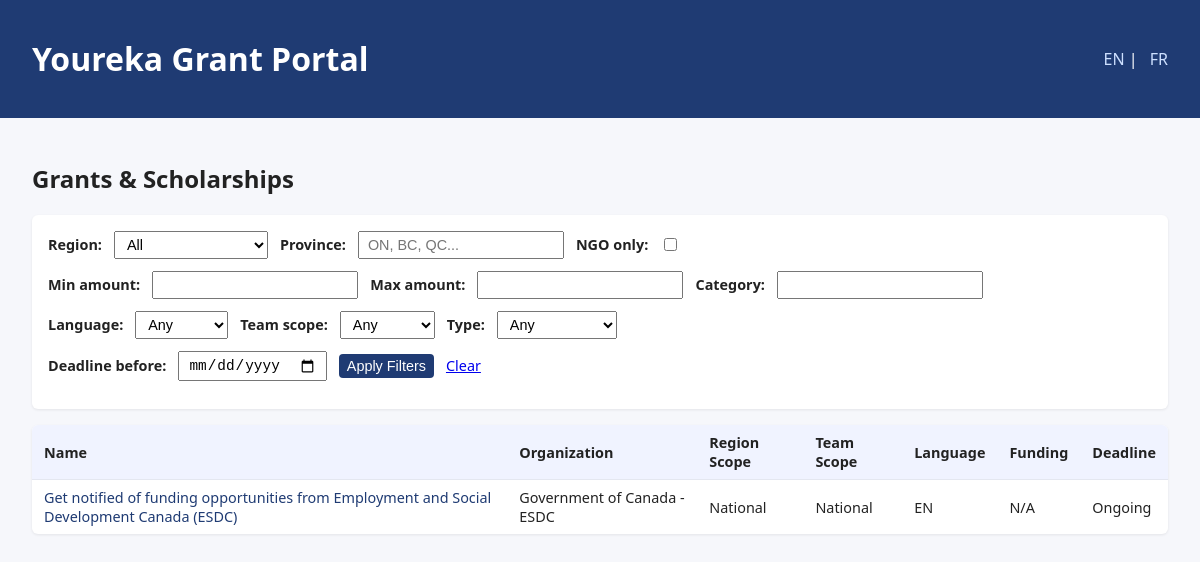
Before: / with the older database file.
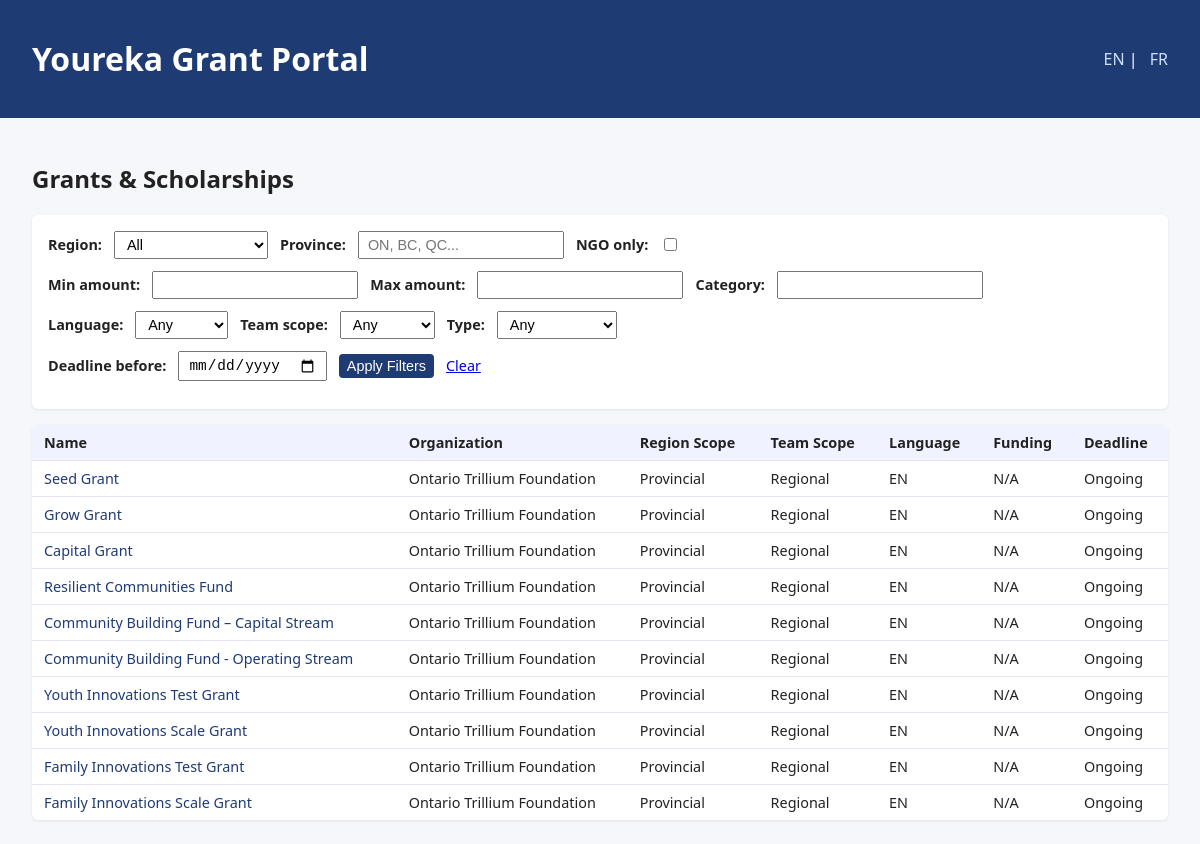
After: the same page with the newer database file.
### youreka/models.py (models this page shows, shortened)
class Grant(db.Model):
    __tablename__ = "grants"
    id = db.Column(db.Integer, primary_key=True)
    name_en = db.Column(db.String(255), nullable=False)
    name_fr = db.Column(db.String(255))
    description_en = db.Column(db.Text)
    description_fr = db.Column(db.Text)
    eligibility_en = db.Column(db.Text)
    eligibility_fr = db.Column(db.Text)
    organization_id = db.Column(db.Integer, db.ForeignKey("organizations.id"))
    organization = db.relationship("Organization", back_populates="grants")
    category = db.Column(db.String(100))  # e.g., "Education", "Youth"
    province = db.Column(db.String(50))
    region_scope = db.Column(db.String(50))  # e.g., "National", "Provincial"
    country = db.Column(db.String(50), default="Canada")
    team_scope = db.Column(db.String(50))    # "National", "Regional"
    individual_type = db.Column(db.String(20))  # "individual", "organization", "both"
    funding_min = db.Column(db.Float)
    funding_max = db.Column(db.Float)
    currency = db.Column(db.String(10), default="CAD")
    deadline_date = db.Column(db.Date, nullable=True)
    ongoing_flag = db.Column(db.Boolean, default=False)
    language = db.Column(db.String(20), default="EN")  # "EN", "FR", "Bilingual"
    is_ngo_only = db.Column(db.Boolean, default=False)
    source_url = db.Column(db.String(255))
    external_id = db.Column(db.String(255), unique=True)
    created_at = db.Column(db.DateTime, default=datetime.utcnow)
    updated_at = db.Column(
        db.DateTime, default=datetime.utcnow, onupdate=datetime.utcnow
    )
    statuses = db.relationship("GrantStatus", back_populates="grant")
    def days_until_deadline(self):
        if not self.deadline_date:
            return None
        return (self.deadline_date - date.today()).days

class Organization(db.Model):
    __tablename__ = "organizations"
    id = db.Column(db.Integer, primary_key=True)
    name = db.Column(db.String(200), nullable=False)
    type = db.Column(db.String(50))  # e.g., "Government", "Foundation"
    ngo_only = db.Column(db.Boolean, default=False)
    website_url = db.Column(db.String(255))
    country = db.Column(db.String(50), default="Canada")
    province = db.Column(db.String(50))
    grants = db.relationship("Grant", back_populates="organization")

### youreka/grants/routes.py (the view)
@bp.route("/")
def index():
    query = Grant.query
    query = _apply_filters(query)
    grants = query.order_by(Grant.deadline_date.is_(None), Grant.deadline_date.asc()).all()
    regions = Region.query.filter_by(is_active=True).all()
    current_date = date.today()
    return render_template(
        "grants/list.html",
        grants=grants,
        regions=regions,
        current_date=current_date,
        filters=request.args,
    )

### youreka/templates/grants/list.html (shortened to what this page needs)
{% extends "base.html" %}
{% block content %}
<h2>Grants & Scholarships</h2>
<form method="get" class="filter-form">
  <div class="filter-row">
    <label>Region:</label>
    <select name="region_id">
      <option value="">All</option>
    </select>
    <label>Province:</label>
    <input type="text" name="province" value="{{ filters.get('province', '') }}" placeholder="ON, BC, QC..." />
    <label>NGO only:</label>
    <input type="checkbox" name="ngo_only" value="true"
      {% if filters.get('ngo_only') == 'true' %}checked{% endif %} />
  </div>
  <div class="filter-row">
    <label>Min amount:</label>
    <input type="number" name="min_amount" step="100" value="{{ filters.get('min_amount', '') }}" />
    <label>Max amount:</label>
    <input type="number" name="max_amount" step="100" value="{{ filters.get('max_amount', '') }}" />
    <label>Category:</label>
    <input type="text" name="category" value="{{ filters.get('category', '') }}" />
  </div>
  <div class="filter-row">
    <label>Language:</label>
    <select name="language">
      <option value="">Any</option>
    </select>
    <label>Team scope:</label>
    <select name="team_scope">
      <option value="">Any</option>
    </select>
    <label>Type:</label>
    <select name="individual_type">
      <option value="">Any</option>
    </select>
  </div>
  <div class="filter-row">
    <label>Deadline before:</label>
    <input type="date" name="deadline_before" value="{{ filters.get('deadline_before', '') }}" />
    <button type="submit">Apply Filters</button>
    <a href="{{ url_for('grants.index') }}">Clear</a>
  </div>
</form>
<table class="grant-table">
  <thead>
    <tr>
      <th>Name</th>
      <th>Organization</th>
      <th>Region Scope</th>
      <th>Team Scope</th>
      <th>Language</th>
      <th>Funding</th>
      <th>Deadline</th>
    </tr>
  </thead>
  <tbody>
    {% for grant in grants %}
      {% set days_left = grant.days_until_deadline() %}
      {% set row_class = "" %}
      {% if days_left is not none %}
        {% if days_left < 0 %}
          {% set row_class = "deadline-past" %}
        {% elif days_left < 7 %}
          {% set row_class = "deadline-red" %}
        {% elif days_left < 14 %}
          {% set row_class = "deadline-yellow" %}
        {% elif days_left < 30 %}
          {% set row_class = "deadline-blue" %}
        {% endif %}
      {% endif %}
      <tr class="{{ row_class }}">
        <td>
          <a href="{{ url_for('grants.grant_detail', grant_id=grant.id) }}">
            {{ grant.name_en }}
          </a>
        </td>
        <td>{{ grant.organization.name if grant.organization else '' }}</td>
        <td>{{ grant.region_scope }}</td>
        <td>{{ grant.team_scope }}</td>
        <td>{{ grant.language }}</td>
        <td>
          {% if grant.funding_min or grant.funding_max %}
            {{ grant.funding_min or "?" }} - {{ grant.funding_max or "?" }} {{ grant.currency }}
          {% else %}
            N/A
          {% endif %}
        </td>
        <td>
          {% if grant.deadline_date %}
            {{ grant.deadline_date.strftime("%Y-%m-%d") }} ({{ days_left }} days)
          {% else %}
            Ongoing
          {% endif %}
        </td>
      </tr>
    {% else %}
      <tr>
        <td colspan="7">No grants found for the selected filters.</td>
      </tr>
    {% endfor %}
  </tbody>
</table>
{% endblock %}

### youreka/templates/base.html (shortened to what this page needs)
<!doctype html>
<html lang="{{ g.get('lang', 'en') or 'en' }}">
<head>
  <link rel="stylesheet" href="{{ url_for('static', filename='css/styles.css') }}">
</head>
<body>
  <header class="header">
    <h1>Youreka Grant Portal</h1>
    <nav>
      <a href="{{ url_for('grants.index', lang='en') }}">EN</a> |
      <a href="{{ url_for('grants.index', lang='fr') }}">FR</a>
    </nav>
  </header>
  <main class="container">
    {% block content %}{% endblock %}
  </main>
</body>
</html>

### youreka/static/css/styles.css (style rules this page uses)
body { font-family: system-ui, -apple-system, BlinkMacSystemFont, "Segoe UI", sans-serif; margin: 0; padding: 0; background: #f6f7fb; color: #222; }
.header { background: #1f3b73; color: white; padding: 1rem 2rem; display: flex; justify-content: space-between; align-items: center; }
.header a { color: #cde0ff; text-decoration: none; margin-left: 0.5rem; }
.container { padding: 1.5rem 2rem; }
.filter-form { background: white; padding: 1rem; border-radius: 6px; margin-bottom: 1rem; box-shadow: 0 1px 3px rgba(0,0,0,0.08); }
.filter-row { display: flex; flex-wrap: wrap; gap: 0.75rem; margin-bottom: 0.75rem; align-items: center; }
.filter-row label { font-size: 0.9rem; font-weight: 600; }
.filter-row input, .filter-row select, .filter-row button { padding: 0.25rem 0.5rem; font-size: 0.9rem; }
.filter-row button { background: #1f3b73; color: white; border: none; border-radius: 4px; cursor: pointer; }
.filter-row a { font-size: 0.9rem; }
.grant-table { width: 100%; border-collapse: collapse; background: white; border-radius: 6px; overflow: hidden; box-shadow: 0 1px 3px rgba(0,0,0,0.08); }
.grant-table th, .grant-table td { padding: 0.5rem 0.75rem; border-bottom: 1px solid #e4e7f0; font-size: 0.9rem; }
.grant-table th { background: #f0f3ff; text-align: left; }
.grant-table tr:last-child td { border-bottom: none; }
.grant-table a { color: #1f3b73; text-decoration: none; }

Changed rows visible on the page:
removed Grant: name_en "Get notified of funding opportunities from Employment and Social Development Canada (ESDC)", organization "Government of Canada - ESDC", region_scope "National", team_scope "National", language "EN", shows "N/A", shows "Ongoing"
added Grant: name_en "Seed Grant", organization "Ontario Trillium Foundation", region_scope "Provincial", team_scope "Regional", language "EN", shows "N/A", shows "Ongoing"
added Grant: name_en "Grow Grant", organization "Ontario Trillium Foundation", region_scope "Provincial", team_scope "Regional", language "EN", shows "N/A", shows "Ongoing"
added Grant: name_en "Capital Grant", organization "Ontario Trillium Foundation", region_scope "Provincial", team_scope "Regional", language "EN", shows "N/A", shows "Ongoing"
added Grant: name_en "Resilient Communities Fund", organization "Ontario Trillium Foundation", region_scope "Provincial", team_scope "Regional", language "EN", shows "N/A", shows "Ongoing"
added Grant: name_en "Community Building Fund – Capital Stream", organization "Ontario Trillium Foundation", region_scope "Provincial", team_scope "Regional", language "EN", shows "N/A", shows "Ongoing"
added Grant: name_en "Community Building Fund - Operating Stream", organization "Ontario Trillium Foundation", region_scope "Provincial", team_scope "Regional", language "EN", shows "N/A", shows "Ongoing"
added Grant: name_en "Youth Innovations Test Grant", organization "Ontario Trillium Foundation", region_scope "Provincial", team_scope "Regional", language "EN", shows "N/A", shows "Ongoing"
added Grant: name_en "Youth Innovations Scale Grant", organization "Ontario Trillium Foundation", region_scope "Provincial", team_scope "Regional", language "EN", shows "N/A", shows "Ongoing"
added Grant: name_en "Family Innovations Test Grant", organization "Ontario Trillium Foundation", region_scope "Provincial", team_scope "Regional", language "EN", shows "N/A", shows "Ongoing"
added Grant: name_en "Family Innovations Scale Grant", organization "Ontario Trillium Foundation", region_scope "Provincial", team_scope "Regional", language "EN", shows "N/A", shows "Ongoing"
